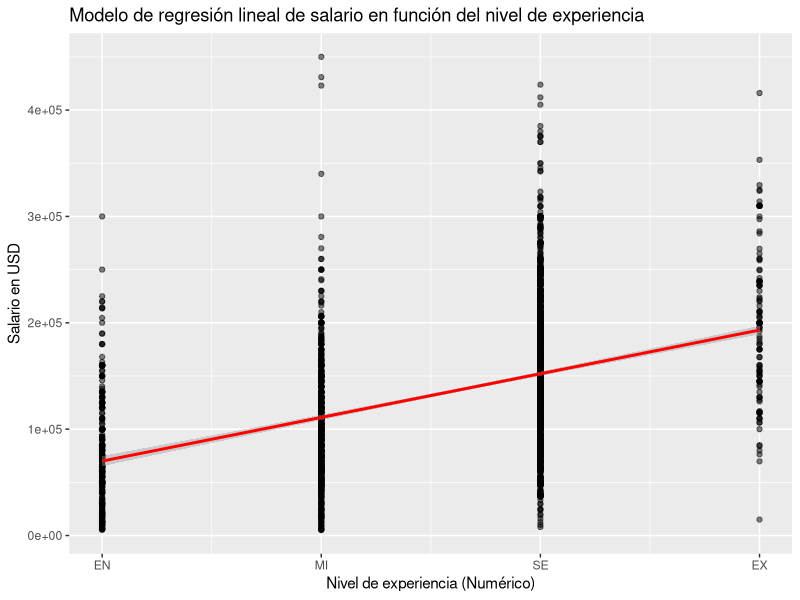

The R script that drew this image:
# Cargar el CSV
df <- read.csv("ds_salaries.csv")
# Verificar las primeras filas del dataframe
head(df)
# Convertir la columna 'experience_level' a un factor y luego a un valor numérico
df$experience_level_num <- as.numeric(factor(df$experience_level,
                                             levels = c("EN", "MI", "SE", "EX"),
                                             labels = c(1, 2, 3, 4)))
# Verificar la transformación
table(df$experience_level, df$experience_level_num)
# Crear el modelo de regresión lineal
modelo <- lm(salary_in_usd ~ experience_level_num, data = df)
# Resumen del modelo
summary(modelo)
# Cargar librerías necesarias
library(ggplot2)
# Crear la gráfica
ggplot(df, aes(x = experience_level_num, y = salary_in_usd)) +
  geom_point(alpha = 0.5) +
  geom_smooth(method = "lm", col = "red") +
  labs(title = "Modelo de regresión lineal de salario en función del nivel de experiencia",
       x = "Nivel de experiencia (Numérico)",
       y = "Salario en USD") +
  scale_x_continuous(breaks = 1:4, labels = c("EN", "MI", "SE", "EX"))

